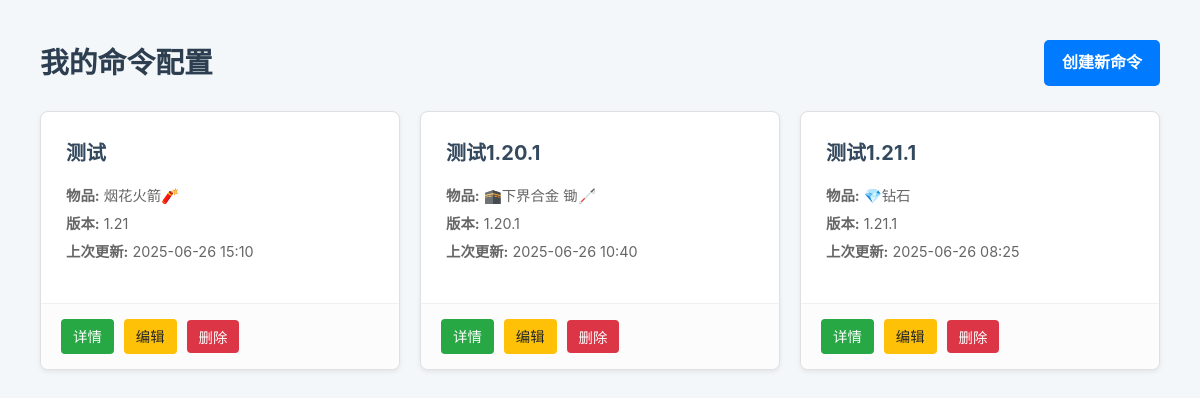
Before: /MC_command/ (signed in) with the older database file.
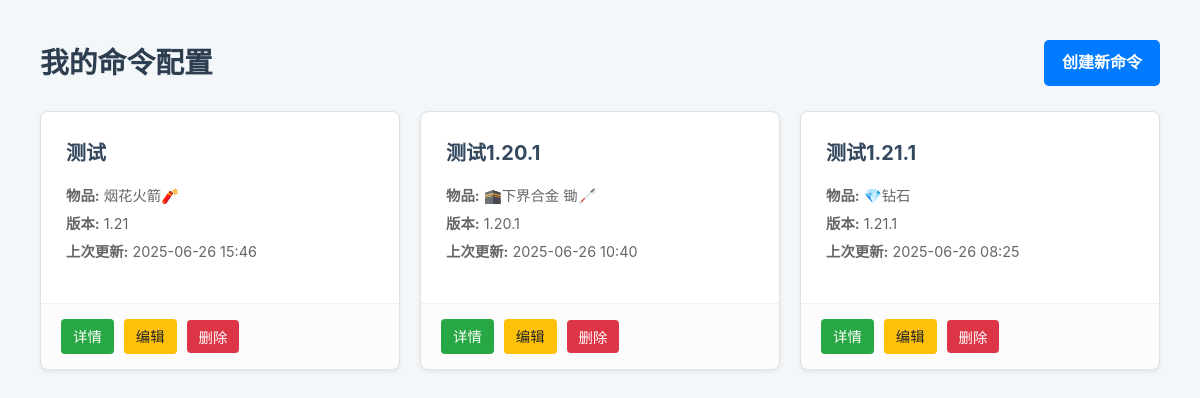
After: the same page with the newer database file.
### MC_command/models.py (models this page shows, shortened)
class GeneratedCommand(models.Model):
    user = models.ForeignKey(User, on_delete=models.CASCADE, related_name="commands")
    title = models.CharField(max_length=100, help_text="为这个命令配置起一个名字，方便查找")
    target_version = models.ForeignKey(MinecraftVersion, on_delete=models.PROTECT, help_text="命令生成的目标 Minecraft 版本")
    material = models.ForeignKey(Material, on_delete=models.PROTECT, null=True, blank=True, help_text="物品的材质")
    item_type = models.ForeignKey(ItemType, on_delete=models.PROTECT, null=True, blank=True, help_text="物品的基础类型")
    custom_name = models.CharField(max_length=255, blank=True, null=True, help_text="物品在游戏中的自定义名称 (支持JSON文本)")
    lore = models.TextField(blank=True, null=True, help_text="物品的描述文字 (支持JSON文本), 每行用 \\n 分隔")
    count = models.PositiveIntegerField(default=1)
    created_at = models.DateTimeField(auto_now_add=True)
    updated_at = models.DateTimeField(auto_now=True)
    @property
    def item_name(self):
        material_dn = self.material.display_name if self.material else ""
        type_dn = self.item_type.display_name if self.item_type else ""
        if material_dn and type_dn:
            return f"{material_dn} {type_dn}"
        return material_dn or type_dn
    class Meta:
        verbose_name = "物品配置"
        verbose_name_plural = "<0>完整物品配置"

class ItemType(models.Model):
    system_name = models.CharField(max_length=50, unique=True, help_text="系统内部名称, e.g., 'sword'",
        null=True,  # 允许数据库中的值为 NULL
        blank=True  # 允许在表单中该字段为空
    )
    display_name = models.CharField(
        max_length=50,
        help_text="用于显示的名称, e.g., '剑'",
        null=True,  # 允许数据库中的值为 NULL
        blank=True  # 允许在表单中该字段为空
    )
    function_type = models.CharField(
        max_length=50, help_text="物品的功能分类",
        choices=[
            ('all', '普通物品'),
            ('spawn_egg', '生成蛋'),
            ('potion', '药水(箭/食物)'),
            ('written_book', '成书'),
            ('firework', '烟花火箭'),
        ],default='all', verbose_name="功能类型"
    )
    class Meta:
        verbose_name = "物品类型"
        verbose_name_plural = "<🗡>物品类型"
        ordering = ['display_name']

class MinecraftVersion(models.Model):
    version_number = models.CharField(max_length=20, unique=True, help_text="例如 '1.20.1' 或 '1.21.4'")
    ordering_id = models.PositiveIntegerField(unique=True, help_text="用于排序和比较的版本整数ID, 例如 12001 代表 1.20.1")
    class Meta:
        ordering = ['ordering_id']
        verbose_name = "版本"
        verbose_name_plural = "<1>版本"

class Material(models.Model):
    system_name = models.CharField(max_length=50, unique=True, help_text="系统内部名称, e.g., 'diamond'"
                                   ,
        null=True,  # 允许数据库中的值为 NULL
        blank=True  # 允许在表单中该字段为空
        )
    display_name = models.CharField(
        max_length=50,
        help_text="用于显示的名称, e.g., '钻石'",
        null=True,  # 允许数据库中的值为 NULL
        blank=True  # 允许在表单中该字段为空
    )
    class Meta:
        verbose_name = "材质"
        verbose_name_plural = "<💎>材质"
        ordering = ['display_name']

### MC_command/views.py (the view)
# urls.py: path("", views.index, name="index"),
@login_required
def index(request):
    command_list = GeneratedCommand.objects.filter(user=request.user).order_by("-updated_at")
    context = {
        'command_list': command_list,
    }
    return render(request, 'MC_command/index.html', context)

### MC_command/templates/MC_command/index.html (shortened to what this page needs)
{% extends 'MC_command/base.html' %}
{% block content %}
    <div class="header">
        <h1>我的命令配置</h1>
        <a href="{% url 'MC_command:create' %}" class="btn">创建新命令</a>
    </div>
    <div class="card-grid">
        {% for command in command_list %}
            <div class="command-card">
                <div class="card-body">
                    <h3><a href="{% url 'MC_command:detail' command.id %}">{{ command.title }}</a></h3>
                    <div class="card-meta">
                        <span><strong>物品:</strong> {{ command.item_name }}</span>
                        <span><strong>版本:</strong> {{ command.target_version.version_number }}</span>
                        <span><strong>上次更新:</strong> {{ command.updated_at|date:"Y-m-d H:i" }}</span>
                    </div>
                </div>
                <div class="card-footer">
                    <a href="{% url 'MC_command:detail' command.id %}" class="action-btn btn-view">详情</a>
                    <a href="{% url 'MC_command:edit' command.id %}" class="action-btn btn-edit">编辑</a>
                    <form action="{% url 'MC_command:delete' command.id %}" method="post" onsubmit="return confirm('您确定要删除此配置吗？');" style="margin: 0;">
                        <button type="submit" class="action-btn btn-delete">删除</button>
                    </form>
                </div>
            </div>
        {% empty %}
            <div class="empty-state">
                <h2>列表为空</h2>
                <p>您还没有创建任何命令配置。点击右上角的“创建新命令”开始吧！</p>
            </div>
        {% endfor %}
    </div>
{% endblock %}

### MC_command/templates/MC_command/base.html (shortened to what this page needs)
<!DOCTYPE html>
<html lang="zh-CN">
<head>
    {% load static %}
    <link rel="stylesheet" href="{% static 'MC_command/style.css' %}">
</head>
<body>
    <div class="container">
        {% block content %}
        {% endblock %}
    </div>
</body>
</html>

### MC_command/static/MC_command/style.css (style rules this page uses)
body { font-family: -apple-system, BlinkMacSystemFont, "Segoe UI", Roboto, "Helvetica Neue", Arial, sans-serif; background-color: #f4f7f9; color: #333; margin: 0; padding: 20px; line-height: 1.6; }
.container { max-width: 1200px; margin: 0 auto; padding: 20px; }
.header { display: flex; justify-content: space-between; align-items: center; margin-bottom: 25px; }
.header h1 { margin: 0; color: #2c3e50; font-size: 1.8em; }
.btn { text-decoration: none; background-color: #007bff; color: white; padding: 10px 18px; border-radius: 5px; font-weight: bold; transition: background-color 0.2s; border: none; cursor: pointer; }
.card-grid { display: grid; grid-template-columns: repeat(auto-fill, minmax(300px, 1fr)); gap: 20px; }
.command-card { background-color: #fff; border: 1px solid #e0e0e0; border-radius: 8px; box-shadow: 0 2px 5px rgba(0, 0, 0, 0.07); overflow: hidden; display: flex; flex-direction: column; }
.card-body { padding: 20px; flex-grow: 1; }
.card-body h3 { margin-top: 0; margin-bottom: 15px; font-size: 1.25em; }
.card-body h3 a { text-decoration: none; color: #34495e; }
.card-meta { font-size: 0.9em; color: #666; margin-bottom: 15px; }
.card-meta span { display: block; margin-bottom: 5px; }
.card-footer { background-color: #fcfcfc; border-top: 1px solid #f0f0f0; padding: 15px 20px; display: flex; gap: 10px; align-items: center; }
.action-btn { text-decoration: none; color: #fff; padding: 6px 12px; border-radius: 4px; font-size: 0.9em; border: none; cursor: pointer; }
.btn-view { background-color: #28a745; }
.btn-edit { background-color: #ffc107; color: #212529; }
.btn-delete { background-color: #dc3545; border: none; font-family: inherit; font-size: 0.9em; cursor: pointer; }
.card-body { padding: 25px; }

Changed rows visible on the page:
changed GeneratedCommand "测试": updated_at "2025-06-26 15:10" → "2025-06-26 15:46"
